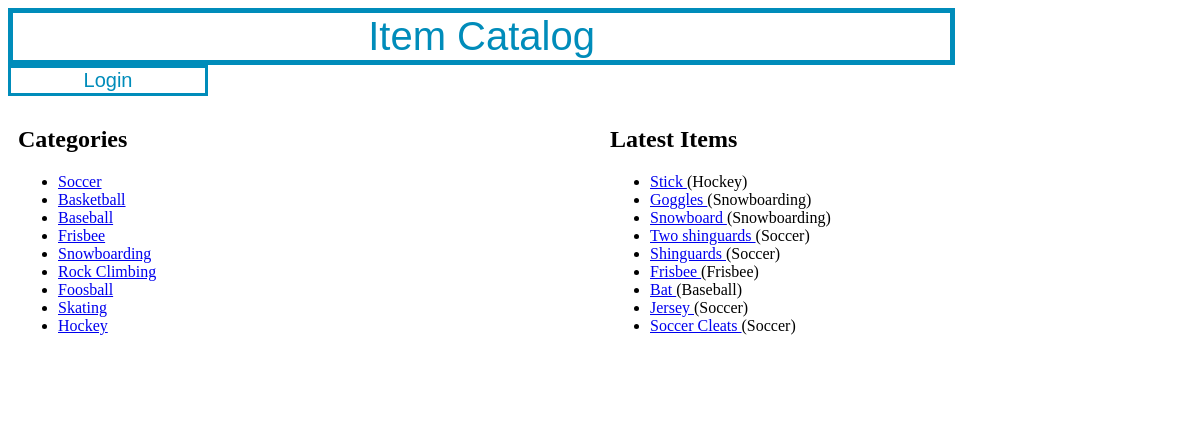
Before: / with the older database file.
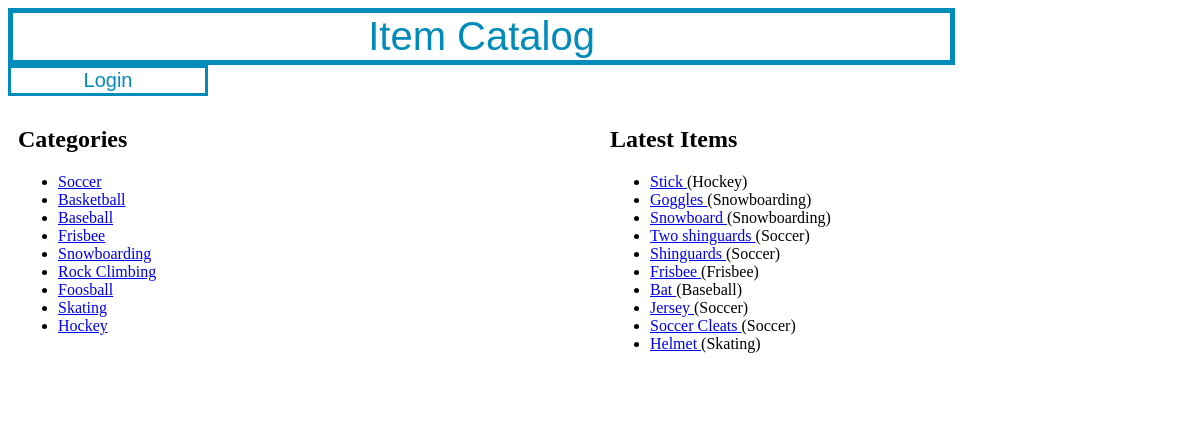
After: the same page with the newer database file.
### database_setup.py (models this page shows, shortened)
class Category(Base):
    __tablename__ = 'category'
    id = Column(Integer, primary_key=True)
    name = Column(String(80), nullable=False)
    user_id = Column(Integer, ForeignKey('user.id'))
    user = relationship(User)

class Item(Base):
    __tablename__ = "item"
    id = Column(Integer, primary_key=True)
    name = Column(String(80), nullable=False)
    description = Column(String(250), nullable=False)
    user_id = Column(Integer, ForeignKey('user.id'))
    user = relationship(User)
    category_id = Column(Integer, ForeignKey('category.id'))
    category = relationship(Category)

### project.py (the view)
@app.route('/')
def show_home():
    all_items = db_session.query(Item).all()
    all_categories = db_session.query(Category).all()
    return render_template(
        'home.html',
        categories=all_categories,
        items=all_items)

### templates/home.html (shortened to what this page needs)
{% extends "base.html" %}
{% block content %}
	<div class="row">
        <div class="column">
            <h2>Categories</h2>
            <ul>
                {% for category in categories %}
                <li>
                    <a href="{{url_for('show_category_items', category_name=category.name)}}">
                        {{category.name}}
                    </a>
                </li>
                {% endfor %}
            </ul>
        </div>
		<div class="column">
            <h2>Latest Items</h2>
            <ul>
                {% for item in items %}
                <li>
                    <a href="{{url_for('show_item', category_name=item.category.name, item_name=item.name)}}">
                        {{item.name}}
                    </a>
                    ({{item.category.name}})
                </li>
                {% endfor %}
            </ul>
        </div>
	</div>
{% endblock %}

### templates/base.html (shortened to what this page needs)
<!DOCTYPE html>
<html lang="en">
<head>
	<link rel="stylesheet" type="text/css" href="/static/styles.css">
</head>
<body>
	<div>
		<header>
			<div>
				<a href="/">
					<button class="headerbutton">Item Catalog</button>
				</a>
				<div>
					{%if 'username' not in session %}
					<a href="{{url_for('show_login')}}"><button class="button">Login</button></a>
					{% else %}
					<a href="{{url_for('show_logout')}}"><button class="button">Logout</button></a>
					{% endif %}
				</div>
			</div>
		</header>
		<div>
			<div>
				{% block content %}
				{% endblock %}
			</div>
		</div>
	</div>
</body>
</html>

### static/styles.css (style rules this page uses)
* { box-sizing: border-box; }
.column { float: left; width: 50%; padding: 10px; height: 300px; }
.row:after { content: ""; display: table; clear: both; }
.button { background-color: white; color: #008CBA; border: 3px solid #008CBA; text-align:center; font-size: 20px; width: 200px; }
.headerbutton { background-color: white; color: #008CBA; border: 5px solid #008CBA; text-align:center; width: 80%; font-size: 40px; }

Changed rows visible on the page:
added Item: name "Helmet", category.name "Skating"
